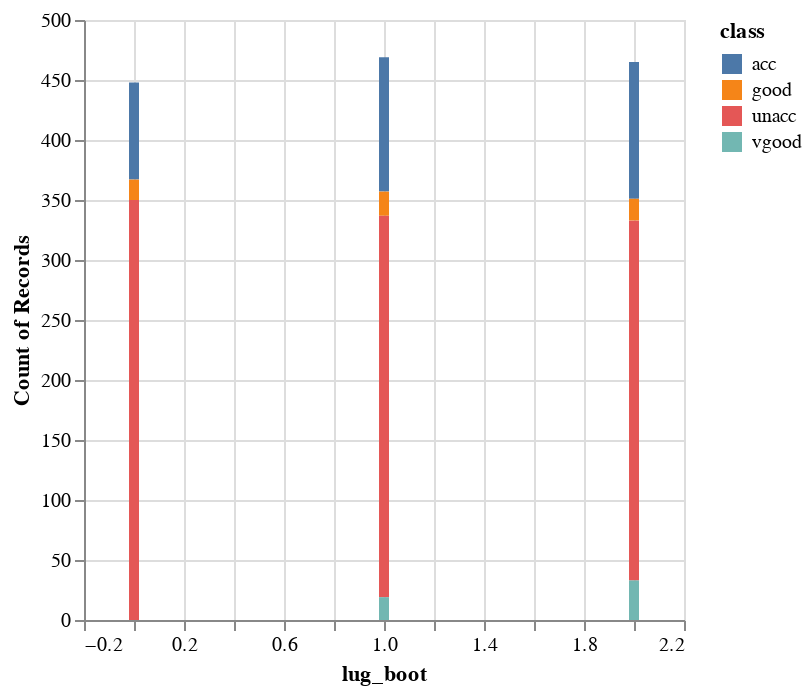

Notebook code cell kept with this figure:
### Code cell
# EDA: histogram for each categorical column?
import altair as alt

alt.Chart(encoded_car_train).mark_bar().encode(
    x=alt.X('lug_boot'),
    y='count()',
    color=alt.Color('class')
)

# alt.Chart(encoded_car_train).mark_histogram().encode(
#      alt.Y(alt.repeat('column')).type('quantitative'),
#     color='class'
# ).properties(
#     width=200,
#     height=200
# ).repeat(
#     column=['buying', 'maint', 'doors','persons','lug_boot','safety']
# )

### Figure 1 — Vega-Lite specification as saved in the notebook (floating-point values rounded to 4 significant figures; data arrays with more than 128 entries replaced by an {"elided": "..."} marker saying what was removed)
{"config": {"view": {"continuousWidth": 300, "continuousHeight": 300}}, "data": {"name": "data-573048e29e1a23931f0084225c3ac62a"}, "mark": {"type": "bar"}, "encoding": {"color": {"field": "class", "type": "nominal"}, "x": {"field": "lug_boot", "type": "quantitative"}, "y": {"aggregate": "count", "type": "quantitative"}}, "$schema": "https://vega.github.io/schema/vega-lite/v5.15.1.json", "datasets": {"data-573048e29e1a23931f0084225c3ac62a": {"elided": "1382 records"}}}
